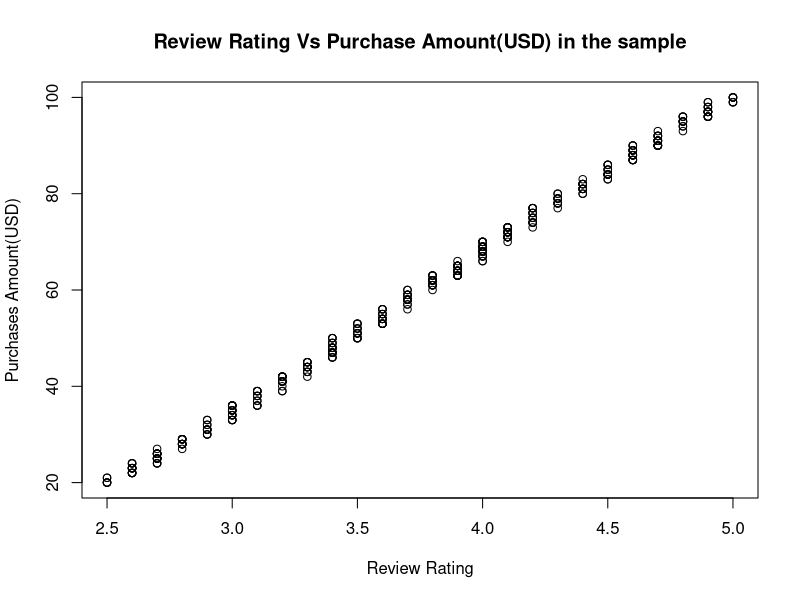
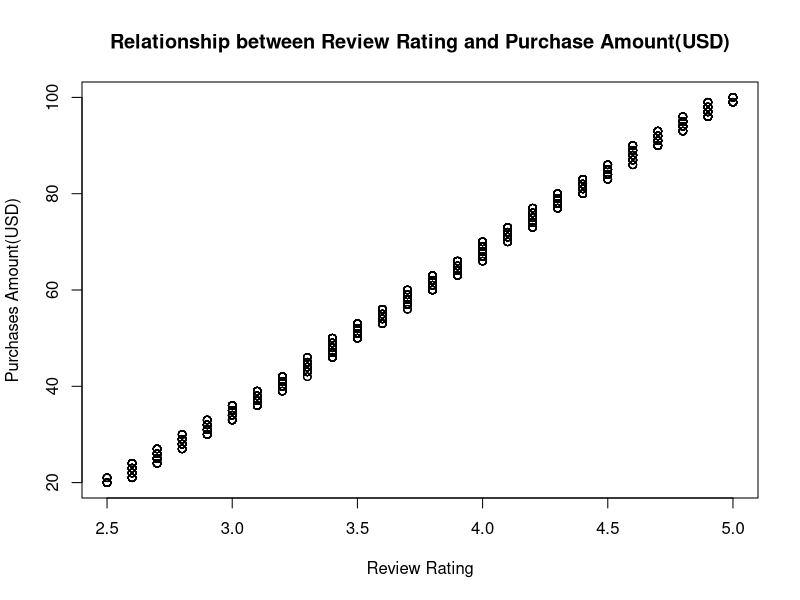
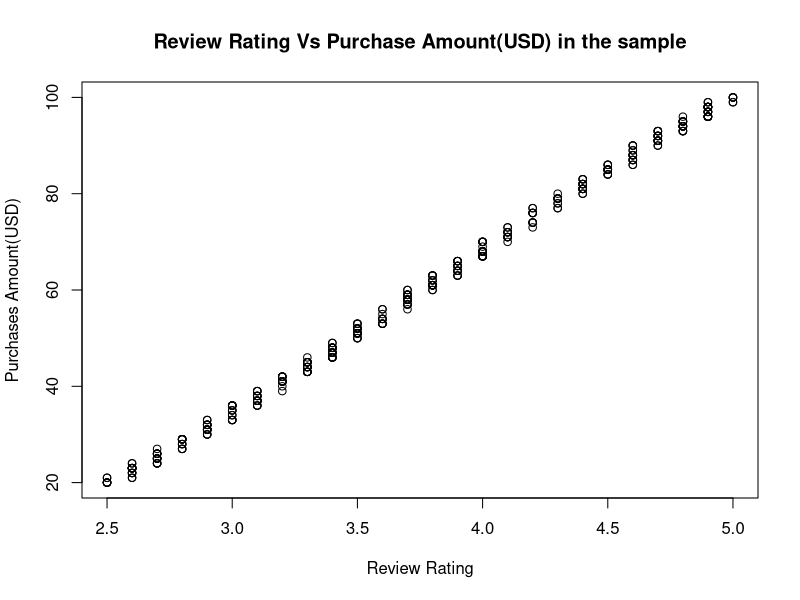
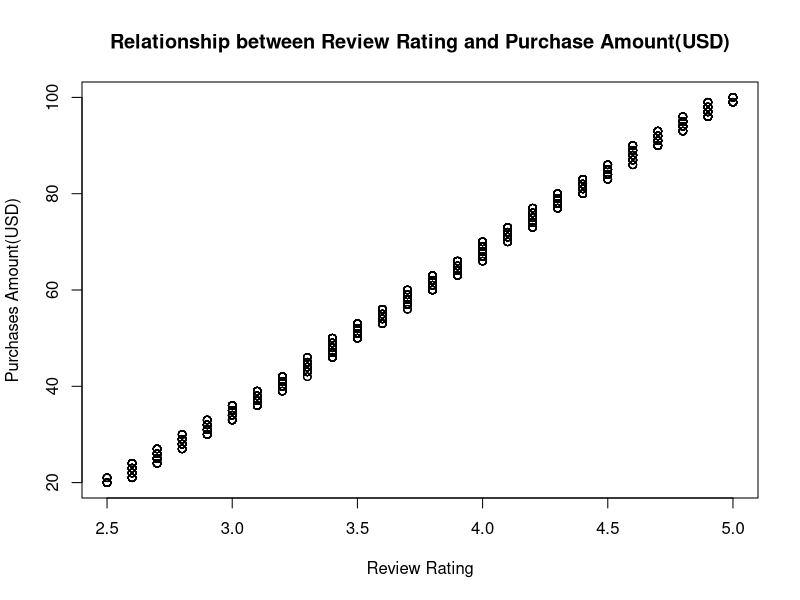
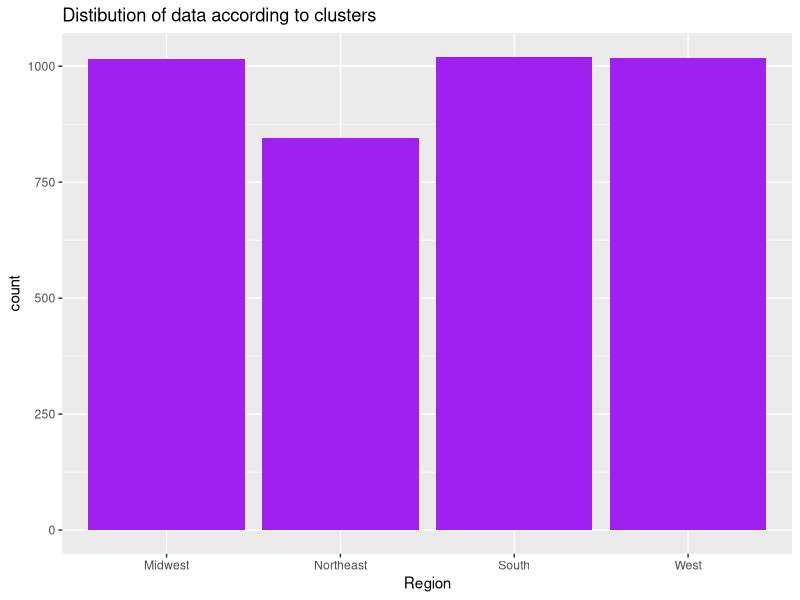
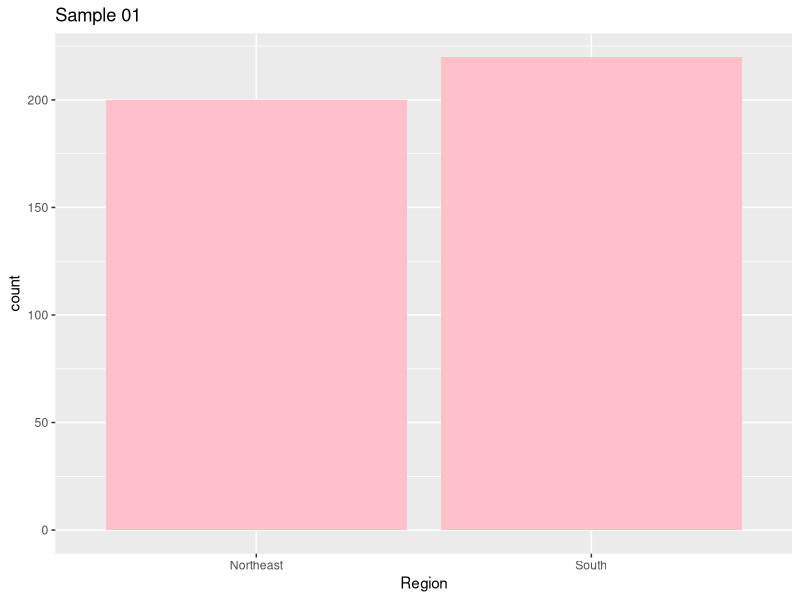
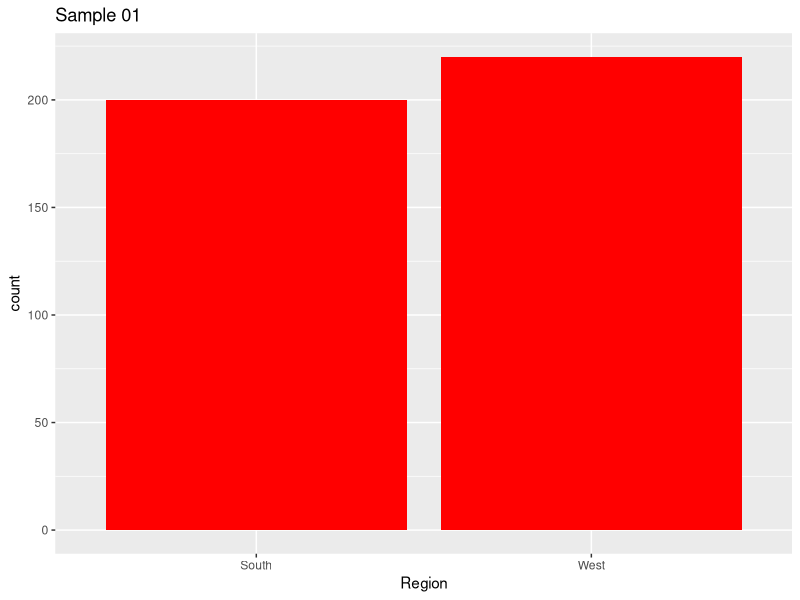
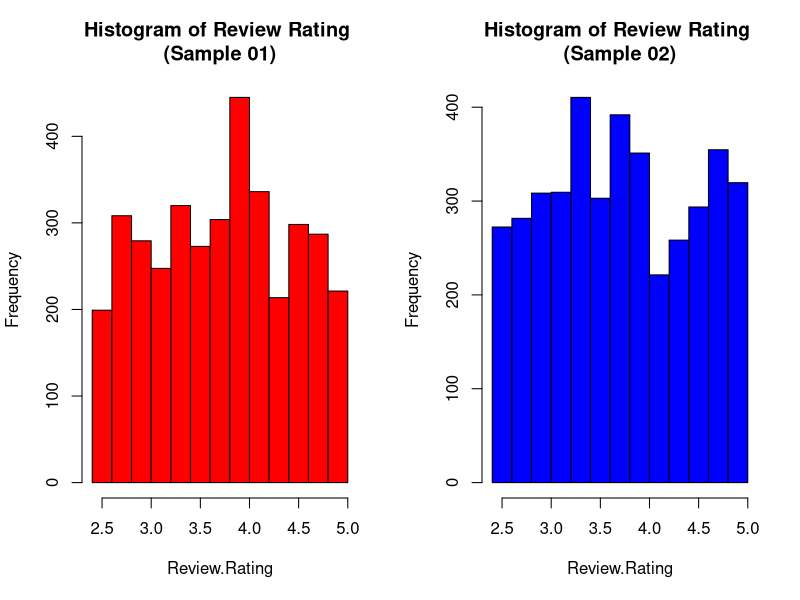

The R source for these figures, in order:
#install.packages("survey")
library("survey")

data = read.csv("shopping_trends with region.csv")
tail(data)
table(data$Location)
table(data$Region)

#identifying Cluster variable
tapply(data$Purchase.Amount..USD.,data$Region,mean)
tapply(data$Age,data$Region,mean)
#means of several variable are quite similar between clusters
#So we are using "Regions" as our Cluster variable

#First stage Clustering
regions=table(data$Region)
psus=names(regions)
psus
N=length(psus)
N #No. of psus in the population

##Sample 01##
set.seed(100)
ssus=sample(psus,2)
ssus
n=length(ssus)
n #No. of psus in the sample

M0=nrow(data)
M0

#Stage 1 Clustering
M=c()
clust=data.frame()
for(i in 1:length(ssus)){
  clust1 = data[data$Region==ssus[i],]
  M[i]=nrow(clust1)
  clust=rbind(clust,clust1)
}
M

#Stage 2 Clustering
m1=200
m2=220
m=c(m1,m2)

sample_clust=data.frame()
for(i in 1:length(ssus)){
  clust2 = data[data$Region==ssus[i],][sample(1:M[i],m[i]),]
  sample_clust=rbind(sample_clust,clust2)
}


#Calculating Weights
clus_weight=data.frame()
for(i in 1:length(ssus)){
  clus_weight[i,1]=ssus[i]
  clus_weight[i,2]=(N*M[i])/(n*m[i])
}
clus_weight
sample_clust$Weights=c(rep(clus_weight[1,2],m[1]),rep(clus_weight[2,2],m[2]))

#Designing the survey design
library(survey)
clust_design = svydesign(id=~Region, weights = ~Weights, data = sample_clust)
clust_design

#Estimating the population mean of Purchase Amount
svymean(~Purchase.Amount..USD., clust_design)

#Estimating the population total of Purchase Amount
svytotal(~Purchase.Amount..USD.,clust_design)

#Estimating population proportions of gender
svymean(~Gender,clust_design)

#Ratio Estimations

cor(data$Review.Rating,data$Purchase.Amount..USD.)
#since y and x are highly linearly correlated through the origin 
#We can calculate ratio estimations for cluster sampling

r = svyratio(~sample_clust$Purchase.Amount..USD., ~sample_clust$Review.Rating, clust_design)
r  #This is ratio for the clustered design of sample 01
tyr=predict(r, sum(data$Review.Rating))
tyr #This is the estimated total purchase amount we’ve obtained for sample 1 using Ratio estimation. 

#Regression Estimation
plot(sample_clust$Review.Rating,sample_clust$Purchase.Amount..USD.,main="Review Rating Vs Purchase Amount(USD) in the sample",xlab = "Review Rating",ylab = "Purchases Amount(USD)") #positive linear correlated
plot(data$Review.Rating,data$Purchase.Amount..USD.,main="Relationship between Review Rating and Purchase Amount(USD)",xlab = "Review Rating",ylab = "Purchases Amount(USD)")

#Fitting the linear regression model
lm(Purchase.Amount..USD.~Review.Rating,sample_clust)

est_mean_purchase.amount =-63.93 +  32.98 *mean(sample_clust$Review.Rating)
est_mean_purchase.amount #This is the regression estimate for the estimated mean of the purchases amount for sample 1
mean(data$Purchase.Amount..USD.)  #This is the actual population mean of the Purchase amount



###Sample 2##
set.seed(500)
ssus=sample(psus,2)
ssus
n=length(ssus)
n #No. of psus in the sample

M0=nrow(data)
M0

#Stage 1 Clustering
M=c()
clust=data.frame()
for(i in 1:length(ssus)){
  clust1 = data[data$Region==ssus[i],]
  M[i]=nrow(clust1)
  clust=rbind(clust,clust1)
}
M

#Stage 2 Clustering
m1=200
m2=220
m=c(m1,m2)

sample_clust2=data.frame()
for(i in 1:length(ssus)){
  clust2 = data[data$Region==ssus[i],][sample(1:M[i],m[i]),]
  sample_clust2=rbind(sample_clust2,clust2)
}


#Calculating Weights
weight=c()
for(i in 1:2){
  weight[i]=(N*M[i])/(n*m[i])
}

sample_clust2$Weights=c(rep(weight[1],m[1]),rep(weight[2],m[2]))

#Designing the survey design
library(survey)
clust_design2 = svydesign(id=~Region, weights = ~Weights, data = sample_clust2)

#estimating the pop mean of Purchase Amount
svymean(~Purchase.Amount..USD., clust_design2)

#estimating the pop total of Purchase Amount
svytotal(~Purchase.Amount..USD.,clust_design2)

#estimating pop proportions of gender
svymean(~Gender,clust_design2)


#Ratio Estimations
#We can calculate ratio estimations for cluster sampling in sample 2

r = svyratio(~sample_clust2$Purchase.Amount..USD., ~sample_clust2$Review.Rating, clust_design2)
r #this is the ratio for the clustered design of sample 02
tyr=predict(r, sum(data$Review.Rating))
tyr #This is the estimated total purchase amount we’ve obtained for sample 2 using Ratio estimation. 


#Regression Estimation
plot(sample_clust2$Review.Rating,sample_clust2$Purchase.Amount..USD.,main="Review Rating Vs Purchase Amount(USD) in the sample",xlab = "Review Rating",ylab = "Purchases Amount(USD)") #positive linear correlated
plot(data$Review.Rating,data$Purchase.Amount..USD.,main="Relationship between Review Rating and Purchase Amount(USD)",xlab = "Review Rating",ylab = "Purchases Amount(USD)")

#Fitting the linear regression model
lm(Purchase.Amount..USD.~Review.Rating,sample_clust2)
est_mean_purchase.amount =-63.93 +  32.98 *mean(sample_clust$Review.Rating)
est_mean_purchase.amount #This is the regression estimate for the estimated mean of the purchases amount for sample 2
mean(data$Purchase.Amount..USD.) #This is the actual population mean of the Purchase amount


#Graphical Analysis
#install.packages("ggplot2")
#install.packages("tidyverse")

##Graphical Analysis
library(ggplot2)
#Bar plots for the Clusters 
ggplot(data,aes(x=Region))+geom_bar(fill="purple")+labs(title = "Distibution of data according to clusters")

ggplot(sample_clust,aes(x=Region))+geom_bar(fill="pink")+labs(title = "Sample 01")
ggplot(sample_clust2,aes(x=Region))+geom_bar(fill="red")+labs(title = "Sample 01")

par(mfrow = c(1, 2))
## Histogram of Review.Rating for sample 1
svyhist(~Review.Rating, clust_design, main="Histogram of Review Rating \n(Sample 01)",col="Red",probability = FALSE)

## Histogram of Review.Rating for sample 2
svyhist(~Review.Rating, clust_design2, main="Histogram of Review Rating \n(Sample 02)",col="Blue",probability = FALSE)


## Histogram of Purchase.Amount..USD. for sample 1
svyhist(~Purchase.Amount..USD., clust_design, main="Histogram of the amount \n of the purchases (Sample 01)",col="Red",probability = FALSE)

## Histogram of Purchase.Amount..USD. for sample 2
svyhist(~Purchase.Amount..USD., clust_design2, main="Histogram of the amount \n of the purchases (Sample 02)",col="Blue",probability = FALSE)


library(ggplot2)
#group bar chart
df_base = ggplot(data = sample_clust,aes(x=Region,fill=Gender))
df_base+geom_bar(position = position_dodge())+labs(title = "Gender count for each region\n(Sample 01)")

df_base = ggplot(data = sample_clust2,aes(x=Region,fill=Gender))
df_base+geom_bar(position = position_dodge())+labs(title = "Gender count for each region\n(Sample 02)")

#Boxplots
#"The amount of the purchase in USD with Region sample 1
svyboxplot(~Purchase.Amount..USD.~Region, clust_design, main="Boxplot for the amount of the purchase with Region \n (Sample 01) ", col="Cyan" )
#"The amount of the purchase in USD with Region sample 2
svyboxplot(~Purchase.Amount..USD.~Region, clust_design2, main="Boxplot for the amount of the purchase with Region \n (Sample 01) ", col="Pink" )

par(mfrow = c(1, 2))
#"The amount of the purchase in USD with Region sample 1
svyboxplot(~Review.Rating~Region, clust_design, main="Boxplot for the Review Rating with Region \n (Sample 01) ", col="grey" )
#"The amount of the purchase in USD with Region sample 2
svyboxplot(~Review.Rating~Region, clust_design2, main="Boxplot for the Review Rating with Region \n (Sample 02) ", col="gold" )
